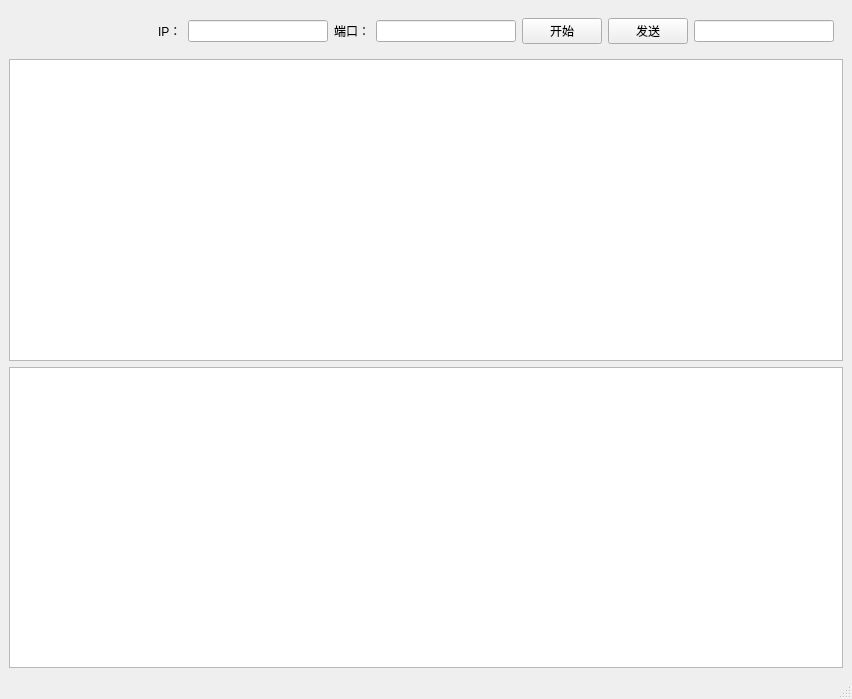
<?xml version="1.0" encoding="UTF-8"?>
<ui version="4.0">
 <class>MainWindow</class>
 <widget class="QMainWindow" name="MainWindow">
  <property name="geometry">
   <rect>
    <x>0</x>
    <y>0</y>
    <width>852</width>
    <height>699</height>
   </rect>
  </property>
  <property name="windowTitle">
   <string>MainWindow</string>
  </property>
  <widget class="QWidget" name="centralwidget">
   <layout class="QVBoxLayout" name="verticalLayout">
    <item>
     <widget class="QWidget" name="widget" native="true">
      <layout class="QGridLayout" name="gridLayout">
       <item row="0" column="4">
        <widget class="QLineEdit" name="port_edt"/>
       </item>
       <item row="0" column="2">
        <widget class="QLineEdit" name="ip_edt"/>
       </item>
       <item row="0" column="1">
        <widget class="QLabel" name="ip_lb">
         <property name="text">
          <string>IP：</string>
         </property>
        </widget>
       </item>
       <item row="0" column="0">
        <spacer name="horizontalSpacer">
         <property name="orientation">
          <enum>Qt::Horizontal</enum>
         </property>
         <property name="sizeHint" stdset="0">
          <size>
           <width>40</width>
           <height>20</height>
          </size>
         </property>
        </spacer>
       </item>
       <item row="0" column="3">
        <widget class="QLabel" name="port_lb">
         <property name="text">
          <string>端口：</string>
         </property>
        </widget>
       </item>
       <item row="0" column="7">
        <widget class="QLineEdit" name="lineEdit"/>
       </item>
       <item row="0" column="5">
        <widget class="QPushButton" name="st_pb">
         <property name="text">
          <string>开始</string>
         </property>
        </widget>
       </item>
       <item row="0" column="6">
        <widget class="QPushButton" name="sent_btn">
         <property name="text">
          <string>发送</string>
         </property>
        </widget>
       </item>
      </layout>
     </widget>
    </item>
    <item>
     <widget class="QTableWidget" name="tableWidget"/>
    </item>
    <item>
     <widget class="QTextBrowser" name="textBrowser"/>
    </item>
   </layout>
  </widget>
  <widget class="QMenuBar" name="menubar">
   <property name="geometry">
    <rect>
     <x>0</x>
     <y>0</y>
     <width>852</width>
     <height>21</height>
    </rect>
   </property>
  </widget>
  <widget class="QStatusBar" name="statusbar"/>
 </widget>
 <resources/>
 <connections/>
</ui>
